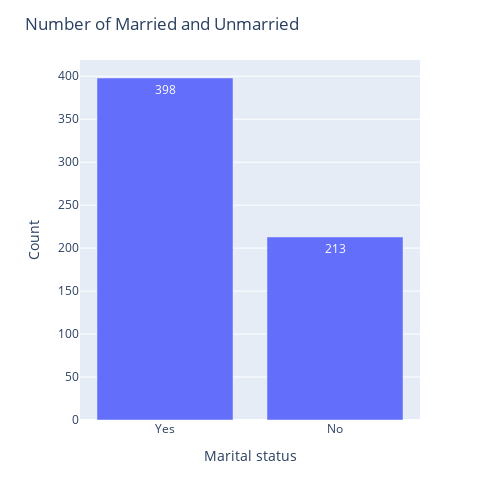

Write notebook code for a chart like this one.
### Code cell
fig = px.bar(data_frame=loan_data, x=loan_data['Married'].value_counts().index, y=loan_data['Married'].value_counts().values,text_auto=True)
fig.update_layout(title='Number of Married and Unmarried',xaxis_title='Marital status',yaxis_title='Count',width=500,height=500)
fig.show()

### Figure 1 — Plotly figure (JSON) as saved in the notebook; plotly's stock layout.template omitted (floating-point values rounded to 4 significant figures)
{"data": [{"alignmentgroup": "True", "hovertemplate": "x=%{x}<br>y=%{y}<extra></extra>", "legendgroup": "", "marker": {"color": "#636efa", "pattern": {"shape": ""}}, "name": "", "offsetgroup": "", "orientation": "v", "showlegend": false, "textposition": "auto", "texttemplate": "%{y}", "type": "bar", "x": ["Yes", "No"], "xaxis": "x", "y": [398, 213], "yaxis": "y"}], "layout": {"barmode": "relative", "height": 500, "legend": {"tracegroupgap": 0}, "margin": {"t": 60}, "title": {"text": "Number of Married and Unmarried"}, "width": 500, "xaxis": {"anchor": "y", "domain": [0, 1], "title": {"text": "Marital status"}}, "yaxis": {"anchor": "x", "domain": [0, 1], "title": {"text": "Count"}}}}
